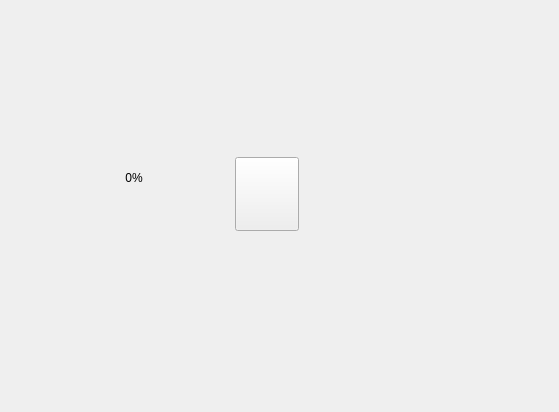
<?xml version="1.0" encoding="UTF-8"?>
<ui version="4.0">
 <class>IseProgressBar</class>
 <widget class="QWidget" name="IseProgressBar">
  <property name="geometry">
   <rect>
    <x>0</x>
    <y>0</y>
    <width>559</width>
    <height>412</height>
   </rect>
  </property>
  <property name="windowTitle">
   <string>Form</string>
  </property>
  <widget class="QLabel" name="balance">
   <property name="geometry">
    <rect>
     <x>45</x>
     <y>170</y>
     <width>178</width>
     <height>16</height>
    </rect>
   </property>
   <property name="text">
    <string>0%</string>
   </property>
   <property name="alignment">
    <set>Qt::AlignCenter</set>
   </property>
   <property name="fonts" stdset="0">
    <string>14</string>
   </property>
  </widget>
  <widget class="QWidget" name="shell" native="true">
   <property name="geometry">
    <rect>
     <x>45</x>
     <y>2</y>
     <width>178</width>
     <height>228</height>
    </rect>
   </property>
   <property name="minimumSize">
    <size>
     <width>0</width>
     <height>228</height>
    </size>
   </property>
   <property name="maximumSize">
    <size>
     <width>16777215</width>
     <height>228</height>
    </size>
   </property>
   <property name="styleSheet">
    <string notr="true"/>
   </property>
  </widget>
  <widget class="QBottleProgressBar" name="progress" native="true">
   <property name="geometry">
    <rect>
     <x>45</x>
     <y>2</y>
     <width>178</width>
     <height>228</height>
    </rect>
   </property>
   <property name="minimumSize">
    <size>
     <width>0</width>
     <height>228</height>
    </size>
   </property>
   <property name="maximumSize">
    <size>
     <width>16777215</width>
     <height>228</height>
    </size>
   </property>
  </widget>
  <widget class="QPushButton" name="detect_btn">
   <property name="geometry">
    <rect>
     <x>235</x>
     <y>157</y>
     <width>64</width>
     <height>74</height>
    </rect>
   </property>
   <property name="minimumSize">
    <size>
     <width>64</width>
     <height>74</height>
    </size>
   </property>
   <property name="maximumSize">
    <size>
     <width>54</width>
     <height>74</height>
    </size>
   </property>
   <property name="styleSheet">
    <string notr="true"/>
   </property>
   <property name="text">
    <string/>
   </property>
   <property name="margins" stdset="0">
    <string>top_20</string>
   </property>
  </widget>
 </widget>
 <customwidgets>
  <customwidget>
   <class>QBottleProgressBar</class>
   <extends>QWidget</extends>
   <header>qbottleprogressbar.h</header>
   <container>1</container>
  </customwidget>
 </customwidgets>
 <resources/>
 <connections/>
</ui>
